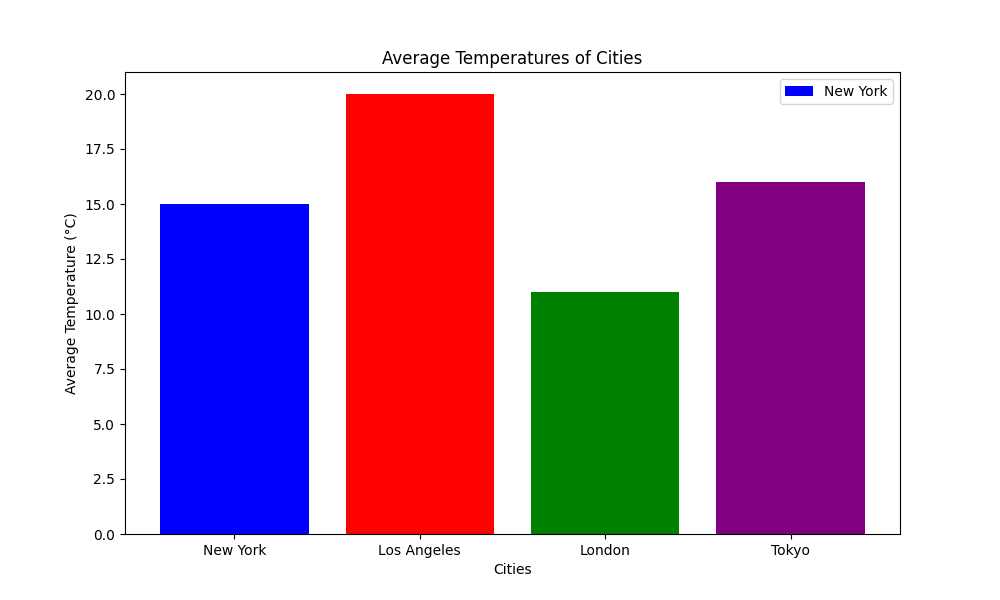

Recreate this plot in Python.
import matplotlib.pyplot as plt

# City names and their average temperatures
cities = ["New York", "Los Angeles", "London", "Tokyo"]
temperatures = [15, 20, 11, 16]

# Different colors for each bar
colors = ['blue', 'red', 'green', 'purple']

# Creating the bar chart
plt.figure(figsize=(10,6))
plt.bar(cities, temperatures, color=colors)
plt.title("Average Temperatures of Cities")
plt.xlabel("Cities")
plt.ylabel("Average Temperature (°C)")
plt.legend(cities)

# Saving the bar chart as a PNG file
plt.savefig("bar-chart.png")

# Optionally, display the bar chart
plt.show()
